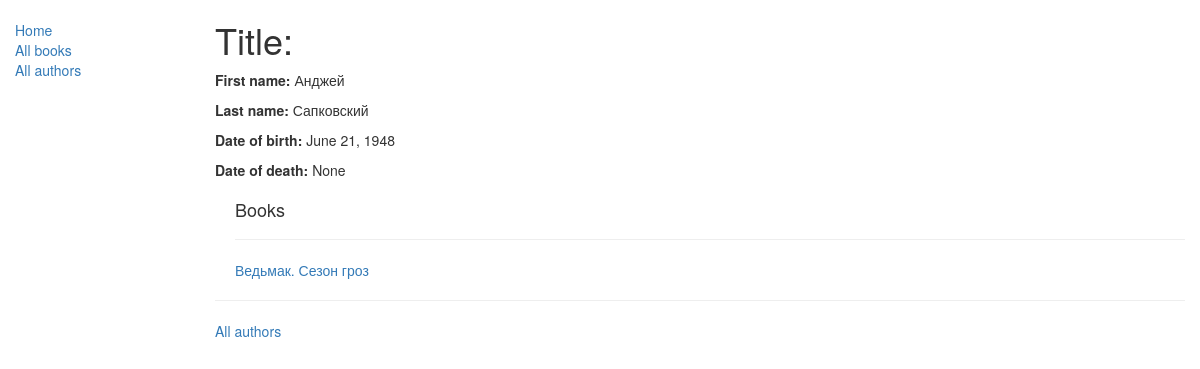
The app's page /catalog/author/1 with its own data.
### catalog/models.py (models this page shows, shortened)
class Author(models.Model):
    first_name = models.CharField(max_length=100)
    last_name = models.CharField(max_length=100)
    date_of_birth = models.DateField(null=True, blank=True)
    date_of_death = models.DateField('Died', null=True, blank=True)

class Book(models.Model):
    title = models.CharField(max_length=200)
    author = models.ForeignKey('Author', on_delete=models.SET_NULL, null=True)
    summary = models.TextField(max_length=1000, help_text="Enter a brief description of the book")
    isbn = models.CharField('ISBN',max_length=13, help_text='13 Character <a href="https://www.isbn-international.org/content/what-isbn">ISBN number</a>')
    genre = models.ManyToManyField(Genre, help_text="Select a genre for this book")
    language = models.ForeignKey(Language, on_delete=models.SET_NULL, null=True)
    def get_absolute_url(self):
        return reverse('book-detail', args=[str(self.id)])
    def display_genre(self):
        """
        Creates a string for the Genre. This is required to display genre in Admin.
        """
        return ', '.join([ genre.name for genre in self.genre.all()[:3] ])
    display_genre.short_description = 'Genre'

### catalog/views.py (the view)
# urls.py: path('author/<pk>', views.AuthorDetailView.as_view(), name='author-detail'),
class AuthorDetailView(generic.DetailView):
    model = Author

### catalog/templates/catalog/author_detail.html
{% extends "base_generic.html" %}
{% block content %}
  <h1>Title: {{ author.name }}</h1>
  <p><strong>First name:</strong> {{ author.first_name }}</p>
  <p><strong>Last name:</strong> {{ author.last_name }}</p>
  <p><strong>Date of birth:</strong> {{ author.date_of_birth }}</p>
  <p><strong>Date of death:</strong> {{ author.date_of_death }}</p>
  <div style="margin-left:20px;margin-top:20px">
    <h4>Books</h4>
    <hr>
    {% for book in author.book_set.all %}
    <a href="{{ book.get_absolute_url }}">{{ book.title }}</a>
    {% endfor %}
  </div>
  <hr>
  <div>
    <a href="{% url 'authors' %}">All authors</a>
  </div>
{% endblock %}

### records on screen
Author: first_name "Анджей", last_name "Сапковский", date_of_birth "June 21, 1948", date_of_death "None"
Book: title "Ведьмак. Сезон гроз"
